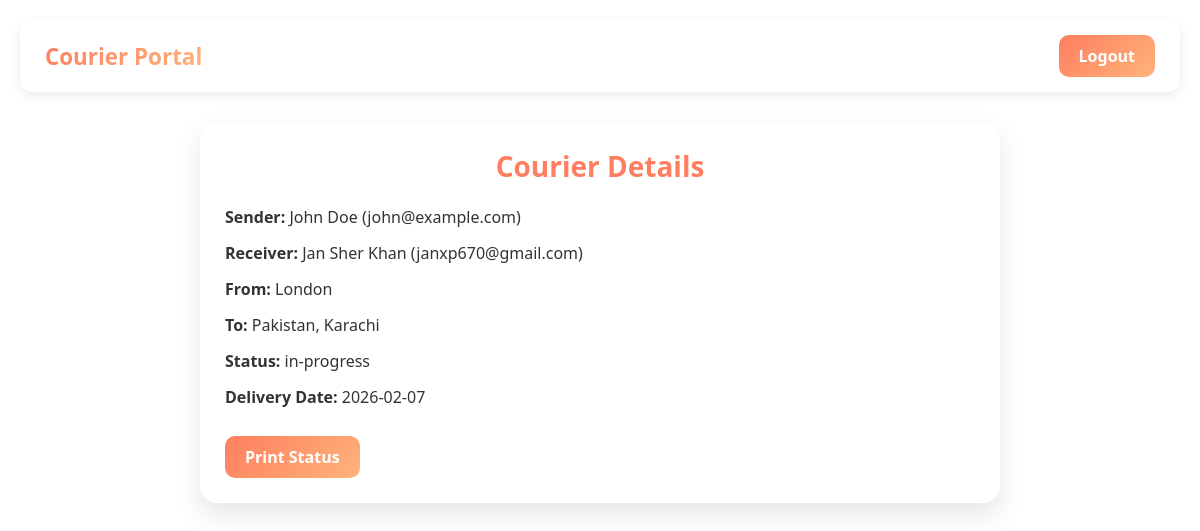
The page /user/view_status.php?courier_id=33 (signed in) on the database its author committed.
### tables this page shows
CREATE TABLE `couriers` (
  `courier_id` int(11) NOT NULL,
  `tracking_number` varchar(20) DEFAULT NULL,
  `sender_id` int(11) NOT NULL,
  `receiver_id` int(11) NOT NULL,
  `from_location` varchar(100) NOT NULL,
  `to_location` varchar(100) NOT NULL,
  `courier_type` varchar(50) DEFAULT NULL,
  `status` enum('booked','in-progress','delivered') DEFAULT 'booked',
  `delivery_date` date NOT NULL,
  `created_by` int(11) NOT NULL,
  `agent_id` int(11) DEFAULT NULL,
  `created_at` timestamp NOT NULL DEFAULT current_timestamp(),
  `updated_at` timestamp NOT NULL DEFAULT current_timestamp() ON UPDATE current_timestamp()
);

CREATE TABLE `customers` (
  `customer_id` int(11) NOT NULL,
  `name` varchar(100) NOT NULL,
  `email` varchar(100) DEFAULT NULL,
  `phone` varchar(20) DEFAULT NULL,
  `address` varchar(255) DEFAULT NULL,
  `created_at` timestamp NOT NULL DEFAULT current_timestamp()
);

### user/view_status.php (the view, shortened to what this page needs)
<?php
include('../includes/db.php');
$courier_id = isset($_GET['courier_id']) ? intval($_GET['courier_id']) : 0;
if($courier_id <= 0){
    $error = "Invalid courier ID.";
} else {
    $stmt = $conn->prepare("
        SELECT c.*,
               s.name AS sender, s.email AS sender_email,
               r.name AS receiver, r.email AS receiver_email
        FROM couriers c
        JOIN customers s ON c.sender_id = s.customer_id
        JOIN customers r ON c.receiver_id = r.customer_id
        WHERE c.courier_id = ?
    ");
    $stmt->bind_param("i", $courier_id);
    $stmt->execute();
    $result = $stmt->get_result();
    $data = $result->fetch_assoc();
}
?>
<!DOCTYPE html>
<html lang="en">
<head>
</head>
<body>
<div class="navbar">
    <div class="logo">Courier Portal</div>
    <a href="../logout.php" class="logout">Logout</a>
</div>
<div class="container">
    <h2>Courier Details</h2>
    <?php if(isset($error)): ?>
        <p class="error-msg"><?= htmlspecialchars($error) ?></p>
    <?php elseif($data): ?>
        <p><b>Sender:</b> <?= htmlspecialchars($data['sender']) ?> (<?= htmlspecialchars($data['sender_email']) ?>)</p>
        <p><b>Receiver:</b> <?= htmlspecialchars($data['receiver']) ?> (<?= htmlspecialchars($data['receiver_email']) ?>)</p>
        <p><b>From:</b> <?= htmlspecialchars($data['from_location']) ?></p>
        <p><b>To:</b> <?= htmlspecialchars($data['to_location']) ?></p>
        <p><b>Status:</b> <?= htmlspecialchars($data['status']) ?></p>
        <p><b>Delivery Date:</b> <?= htmlspecialchars($data['delivery_date']) ?></p>
        <a href="print_status.php?courier_id=<?= $courier_id ?>" target="_blank" class="print-btn">Print Status</a>
    <?php else: ?>
        <p class="error-msg">Courier not found.</p>
    <?php endif; ?>
</div>
</body>
</html>

### user/view_status.php (style rules this page uses)
* { margin:0;padding:0;box-sizing:border-box;font-family:'Segoe UI',sans-serif; }
body { background: url('../assets/user-view-status.jpg') center/cover no-repeat fixed; padding:20px; min-height:100vh; }
.navbar { display:flex;justify-content:space-between;align-items:center;background:white;padding:15px 25px;box-shadow:0 4px 12px rgba(0,0,0,0.08);border-radius:12px;flex-wrap:wrap;margin-bottom:30px; }
.logo { font-size:1.4rem;font-weight:bold;background:linear-gradient(135deg,#ff7e5f,#feb47b);-webkit-background-clip:text;-webkit-text-fill-color:transparent; }
.logout { color:white;text-decoration:none;font-weight:bold;padding:10px 20px;border-radius:10px;background:linear-gradient(135deg,#ff7e5f,#feb47b);transition:0.3s; }
.container { max-width:800px;margin:0 auto;background:rgba(255,255,255,0.95);padding:25px;border-radius:18px;box-shadow:0 12px 28px rgba(0,0,0,0.1); }
h2 { font-size:clamp(22px,2.5vw,28px);color:#ff7e5f;margin-bottom:20px;text-align:center; }
p { margin-bottom:12px;font-size:1rem;color:#333;line-height:1.5; }
a.print-btn { display:inline-block;margin-top:15px;padding:10px 20px;background:linear-gradient(135deg,#ff7e5f,#feb47b);color:white;border-radius:10px;text-decoration:none;font-weight:bold;transition:0.3s; }

### rows shown on the page
couriers: sender.name "John Doe", sender.email "john@example.com", receiver.name "Jan Sher Khan", receiver.email "janxp670@gmail.com", from_location "London", to_location "Pakistan, Karachi", status "in-progress", delivery_date "2026-02-07"
